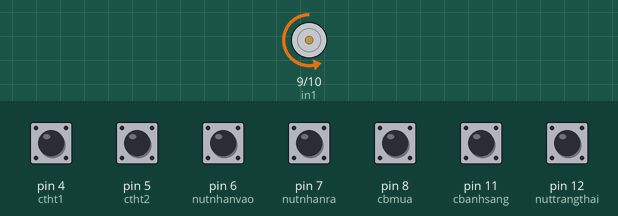
Simulated run of this sketch. Board: Arduino Uno, built with avr-gcc and run on an emulated ATmega328P. On the bench: motor-driver pin pairs drawn as motors (green arrow = first pin HIGH = forward, orange = second pin HIGH = backward, longer = more drive, scaled by the enable pin). The inputs (shaded band) are chosen by the test bench; at power-on: pin 4 (ctht1), pin 5 (ctht2), pin 6 (nutnhanvao), pin 7 (nutnhanra), pin 8 (cbmua), pin 11 (cbanhsang), pin 12 (nuttrangthai) HIGH.

Above: at 1.2 s.
1.3 s: pin 4 (ctht1) pulled LOW for 0.15 s
At 1.37 s:
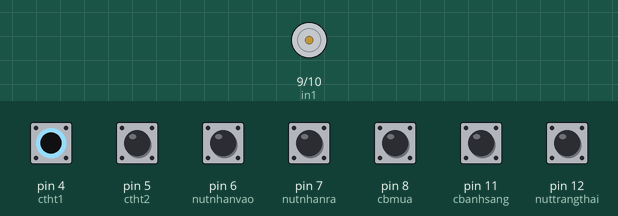
2.9 s: pin 11 (cbanhsang) pulled LOW for 0.15 s
At 2.97 s:
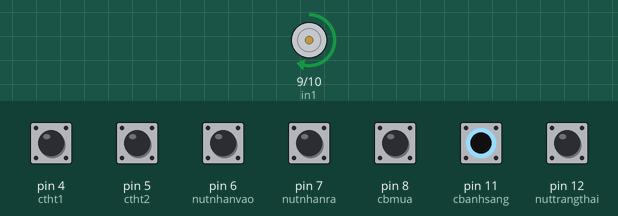
Timing chart, 0 to 5.9 s (numbered marks = the images above; inputs shaded):
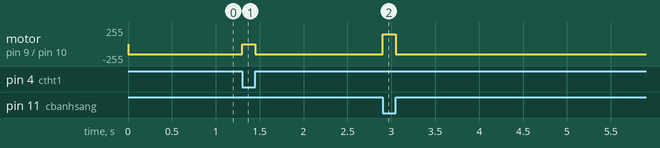

The sketch:

MAICHE_OK_2.ino
```cpp
//#include <SoftwareSerial.h>

//#define RX_PIN      2 //Chân TX trên bluetooth
//#define TX_PIN      13 //Chân rx trên ble
int value;

String chuoi="";
String chuoidk="td";
unsigned long timer,t1=0;
int LED=A0;
//SoftwareSerial esp8266(RX_PIN, TX_PIN);
//int baudRate[] = {300, 1200, 2400, 4800, 9600, 19200, 38400, 57600, 115200};

int in1=9;
int in2=10;
int ENA=3;
int nutnhanvao=6;
int nutnhanra=7;
int ctht1=4;
int ctht2=5;
int cbmua=8;
int cbanhsang=11;
int nuttrangthai=12;
int trangthaimaiche=3;
int trangthaimaichelast=3;//dừng
int trangthaict1last=1;//ctht 1 chưa chạm
int trangthaict2last=1;//ctht 2 chưa chạm
int gtcbmualast=1;//Không mưa


boolean ledstate = false;
#define button A1
void setup() {
	Serial.begin(115200);

 	/*while (!Serial) {}
   	Serial.println("Configuring, please wait...");
    	for (int i = 0 ; i < 9 ; i++) {
     		bluetooth.begin(baudRate[i]);
     		String cmd = "AT+BAUD4";
     		bluetooth.print(cmd);
     		bluetooth.flush();
     		delay(100);
  }
  bluetooth.begin(9600);
  Serial.println("Config done");
  while (!bluetooth) {}
    Serial.println("Enter AT commands:");
  */
  pinMode(in1, OUTPUT);
  pinMode(in2, OUTPUT);
  pinMode(ENA, OUTPUT);
  pinMode(nutnhanvao, INPUT_PULLUP);
  pinMode(nutnhanra, INPUT_PULLUP);
  pinMode(nuttrangthai, INPUT_PULLUP);
  pinMode(ctht1,INPUT_PULLUP);
  pinMode(ctht2,INPUT_PULLUP);
 pinMode(cbmua,INPUT_PULLUP);
 pinMode(cbanhsang,INPUT_PULLUP);
 pinMode(button,INPUT_PULLUP);
}
void loop()
{
    analogWrite(ENA,150);

    int trangthainutvao=digitalRead(nutnhanvao);
    int trangthainutra=digitalRead(nutnhanra);
    int trangthai=digitalRead(nuttrangthai);
    int trangthaict1=digitalRead(ctht1);
    int trangthaict2=digitalRead(ctht2);
    int gtcbmua=digitalRead(cbmua);
    int gtcbanhsang=digitalRead(cbanhsang);


    //Serial.print(trangthaict1);
    //Serial.print(trangthaict2);
    //Serial.print(trangthainutvao);
    //Serial.print(trangthainutra);
    //Serial.print(gtcbmua);
    //Serial.print(gtcbanhsang);
    //Serial.println(trangthai);
    //delay(100);


char Rxesp8266="";

  if(Serial.available()){

    while(Serial.available()){
      Rxesp8266 = Serial.read();//Đọc tất cả bộ đệm
    }
    if(Rxesp8266==5){    //Kiểm tra chuỗi nhận
      digitalWrite(LED,LOW);
    chuoidk="td";
    }else if(Rxesp8266==4){
      digitalWrite(LED,HIGH);
    chuoidk="dk";
    }
  }


if(chuoidk.equals("dk")) {
   if(Rxesp8266==0){
      if(digitalRead(ctht2)!=0){
        vao();
        value=0;

         }
    }
  if(Rxesp8266==1){
    if(digitalRead(ctht1)!=0){
      ra();
      value=1;

       }

    }
  if(digitalRead(ctht1)==0 && value==1){
    dung();
  }else if(digitalRead(ctht2)==0 && value==0){
    dung();
  }

  if(Rxesp8266==3){
     dung();
}
}
if(chuoidk.equals("td"))
 {
  if (trangthai!=0)   //không nhấn nút trạng thái
  {
      if(gtcbanhsang!=1)      //trời sáng
        {
        if(gtcbmua==0 )   //có mưa
          {
            if(trangthaict1!=0) //mái che đang mở
                {ra();}
            else {dung();}
          }
        else  //không mưa
        {
          if(trangthaict2!=0) //mái che đang đóng
            {vao();}
          else {dung();}
        }
      }
    else
      { if(trangthaict1!=0) //mái che đang mở
                {ra();}
            else {dung();}
      }
  }
else    //nhấn nút trạng thái
  {
      if (trangthainutvao==0 && trangthainutra!=0)
          {
              if (trangthaict2!=0)
                {vao();
                //delay(2000);
                }
              else {dung();}
          }
      else
        {
          if (trangthainutvao!=0 && trangthainutra==0)
            {
                if (trangthaict1!=0)
                  {ra();
                  //delay(2000);
                  }
                else {dung();}
            }
           else
           {
            if (trangthainutvao!=0 && trangthainutra!=0)
              {dung();}
           }
        }
    }
  }
  //Nhận vào /0-vào/1-ra/3-dừng/4-wif/5-auto
  //Giửi đi/ 6-Mưa/7-không mưa/8 mái che ra/9 mái che vào/10 mai che dung/ 11 ctht1 chưa chạm/12 ctht Đang chạm
  //13 ctht2 chưa chạm/14 ctht2 Đang chạm

     if(gtcbmualast!=gtcbmua){//nếu khác giá trị thì mới giửi
     gtcbmualast=gtcbmua;
     if(gtcbmua==1){
      Serial.print("7");
      delay(200);
     }else{
       Serial.print("6");
        delay(200);
     }
   }
   /*
    if(trangthaict1last!=trangthaict1){//nếu khác giá trị thì mới giửi
     trangthaict1last=trangthaict1;
     if(trangthaict1==1){
      Serial.print("11");
     }else{
       Serial.print("12");
     }
   }

   if(trangthaict2last!=trangthaict2){//nếu khác giá trị thì mới giửi
     trangthaict2last=trangthaict2;
     if(trangthaict2==1){
      Serial.print("13");
     }else{
       Serial.print("14");
     }
   }
   if(trangthaimaichelast!=trangthaimaiche){//nếu khác giá trị thì mới giửi
     trangthaimaichelast=trangthaimaiche;
    if(trangthaimaiche==0){
      Serial.print("9");
     }else if(trangthaimaiche==1){
      Serial.print("8");
     }else{
      Serial.print("10");
     }
   }
     if(gtcbmualast!=gtcbmua){//nếu khác giá trị thì mới giửi
     gtcbmualast=gtcbmua;
     if(gtcbmua==1){
      Serial.print("7");
     }else{
       Serial.print("6");
     }
   }
   */

 }

void vao(){
  trangthaimaiche=0;
  digitalWrite(in1,HIGH);
  digitalWrite(in2,LOW);
    }
 void ra(){
   trangthaimaiche=1;
  digitalWrite(in1,LOW);
  digitalWrite(in2,HIGH);
    }
 void dung(){
   trangthaimaiche=3;
  digitalWrite(in1,LOW);
  digitalWrite(in2,LOW);
    }
```

Measured:
- after the input at 1.3 s, motor on pin 9 (in1) / pin 10 (in2): backward 150/255 → stopped at once, → backward 150/255 0.15 s later
- after the input at 2.9 s, motor on pin 9 (in1) / pin 10 (in2): backward 150/255 → forward 150/255 at once, → backward 150/255 0.15 s later
